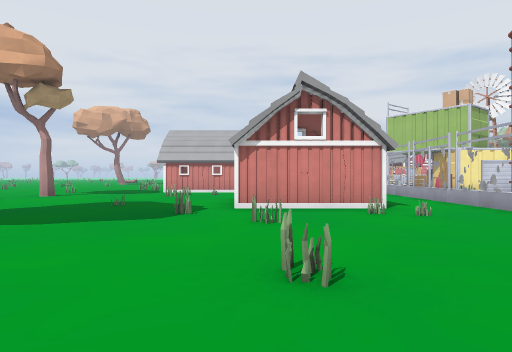
View 1 (above)

22 first-person views from a walk through a 3-D level made in the Godot game engine. The camera is 1.2 m above the floor, looks level and sees 75° across. The floor is counted in squares, 2 m on a side. Each view is taken from the middle of a square. On the plan, view 1 faces up. The plan holds only what a view shows up to about 10 squares ahead; the rest is blank. The place goes on beyond the plan.

View 2
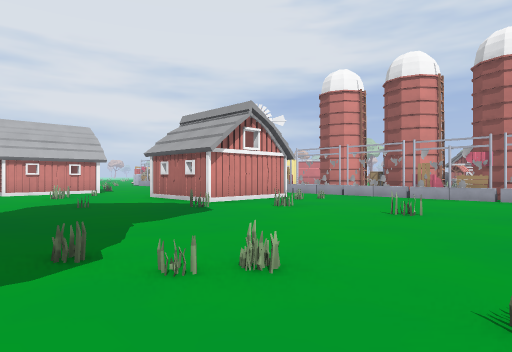

View 3
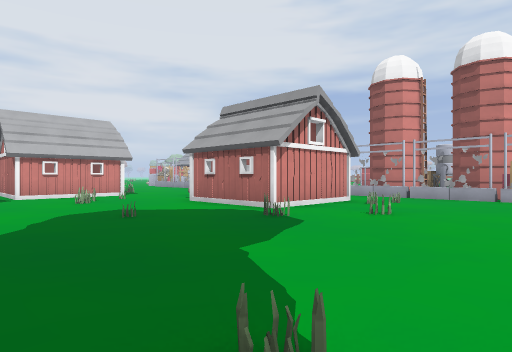

View 4
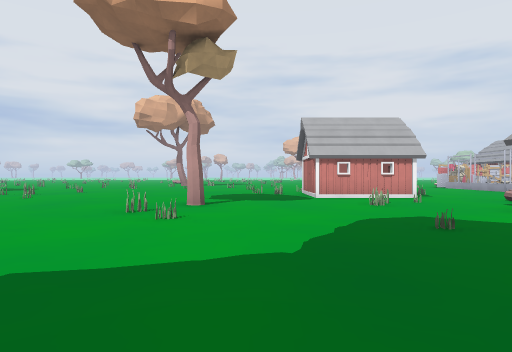

View 5
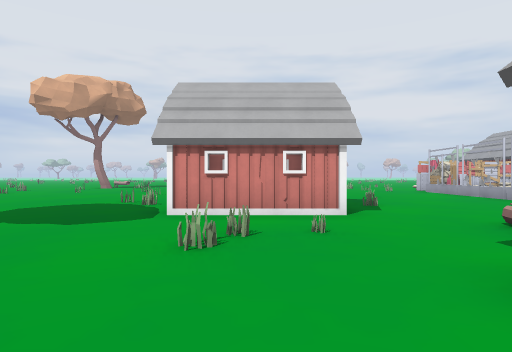

View 6
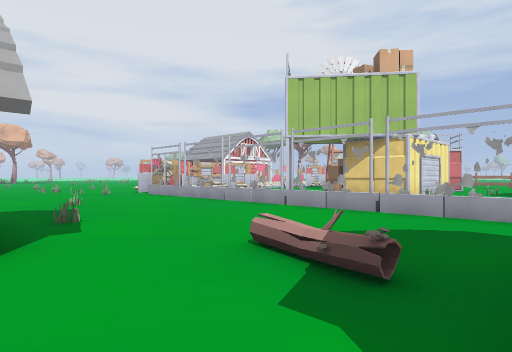

View 7
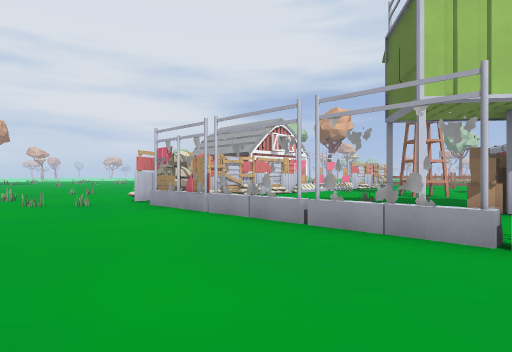

View 8
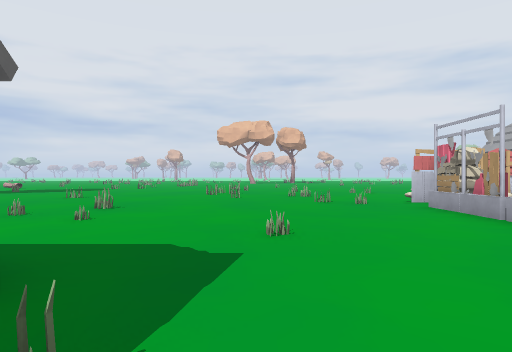

View 9
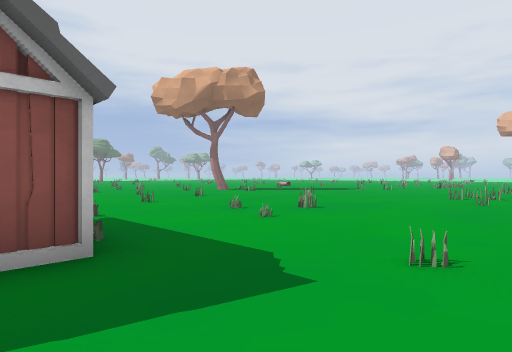

View 10
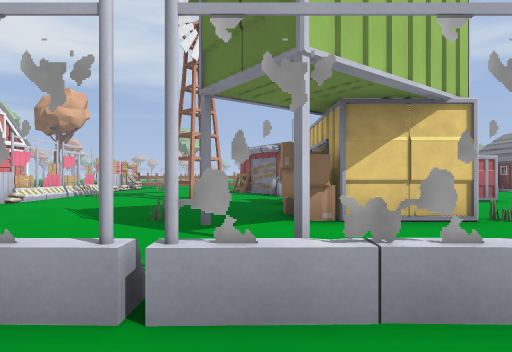

View 11
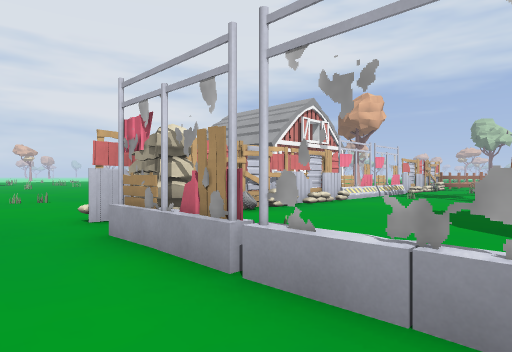

View 12
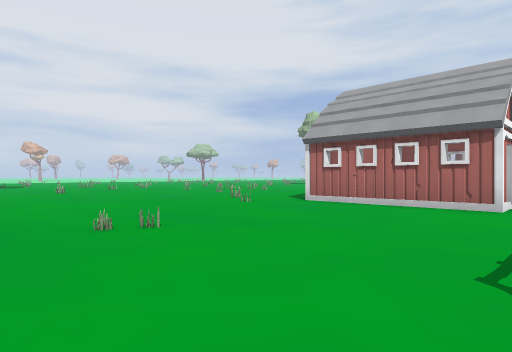

View 13
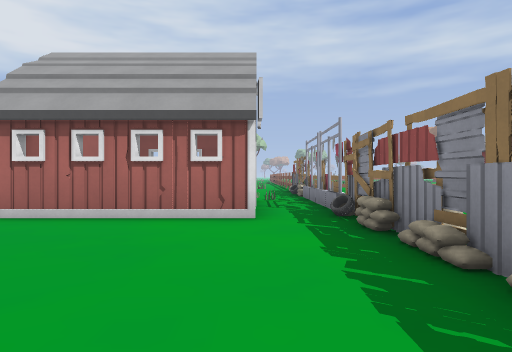

View 14
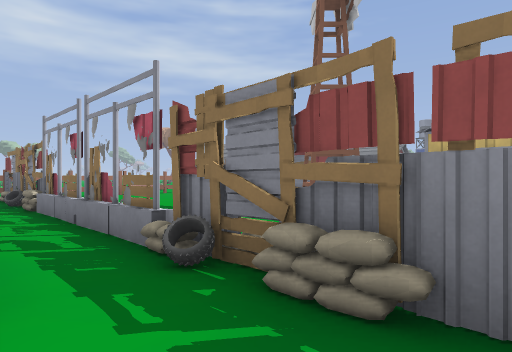

View 15
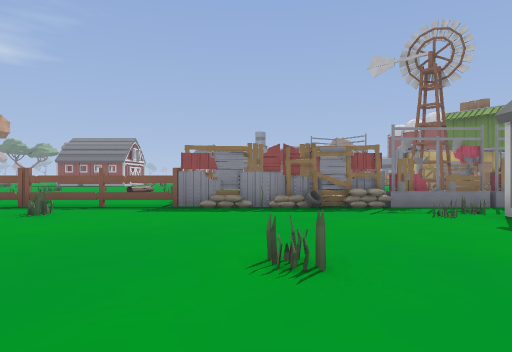

View 16
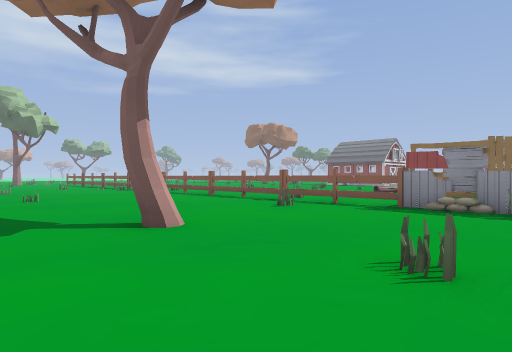

View 17
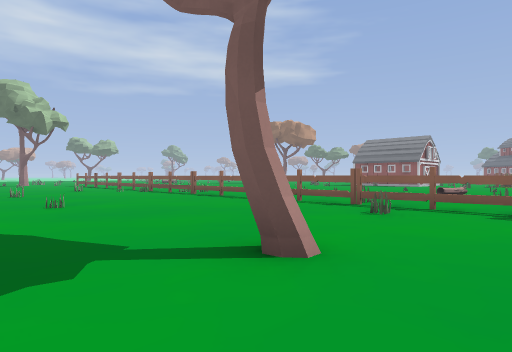

View 18
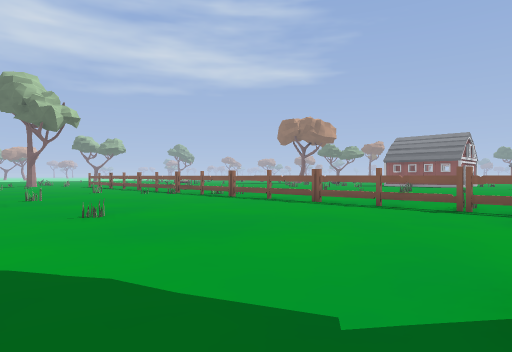

View 19
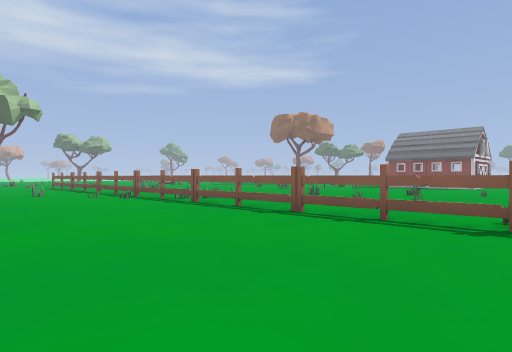

View 20
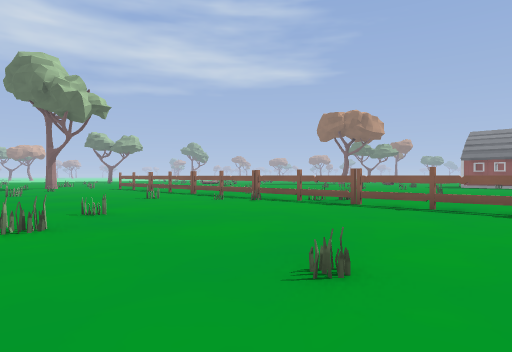

View 21
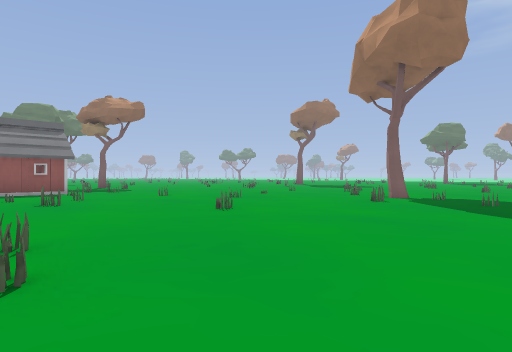

View 22
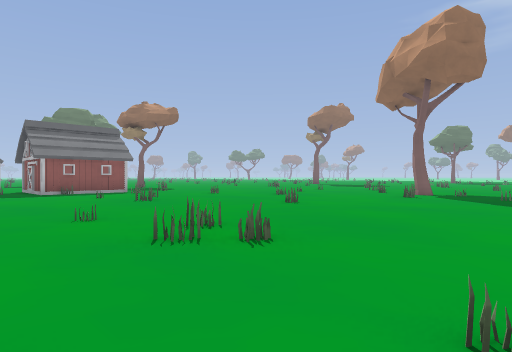

### Floor plan
Key: @ floor where view 1 was taken; # wall or solid block; . main floor; : floor 0.25 m higher than the main floor; = window, fence, low wall or low ledge; B barrier; A barn; L log; W windmill; T thing the floor can be seen under or through; O other object.
Columns run from 8 left of view 1 to 35 right of it. Each row starts with its distance up from view 1.
 27     ....... ........    .............
 26 ........... ......AA    .............=.....
 25 ........=.........AAAA ..=..#........=......
 24 ........=.........A  A......................
 23 =.........=.......A  A..................=..
 22 ....=.............AAAA=.....=.............
 21 .................#######...#=T TTTTTT.=#=
 20  .=..........######====####...=......=..
 19  .....=......#.........    =...........
 18 .............=............ =
 17 .............B.....WW   ..
 16 .....=.......B.....WW         .....=
 15 ...=.AAA.....B........#      O....
 14  ...=A A=....B.#### .##        ..
 13 .....A A.....B.#=##
 12 .=...AAA.....B.####
 11 .........:...B  ....
 10 ..#...=..L...B   ..#
  9 .=......AAA..=     #
  8 ..=.....A A..=
  7 ........A A..B
  6 ........AAA..B
  5  ......=..=..B#
  4   ......=....##
  3    ..........##
  2    .....=....##
  1    ..........B
  0    .....@    B

Where each view was taken, in squares from view 1:
view 1: 0 up, 0 right, facing up
view 2: 0 up, 5 left, facing up-right
view 3: 2 up, 5 left, facing up-right
view 4: 3 up, 5 left, facing up
view 5: 7 up, 2 left, facing up
view 6: 9 up, 1 left, facing up-right
view 7: 13 up, 1 right, facing up-right
view 8: 13 up, 1 right, facing up
view 9: 14 up, 2 right, facing up-left
view 10: 15 up, 3 right, facing right
view 11: 16 up, 3 right, facing up-right
view 12: 21 up, 3 right, facing up-right
view 13: 22 up, 5 right, facing right
view 14: 22 up, 8 right, facing down-right
view 15: 27 up, 17 right, facing down
view 16: 27 up, 16 right, facing down-right
view 17: 27 up, 18 right, facing down-right
view 18: 27 up, 20 right, facing down-right
view 19: 25 up, 21 right, facing down-right
view 20: 27 up, 24 right, facing down-right
view 21: 27 up, 0 right, facing down-left
view 22: 27 up, 2 right, facing down-left
